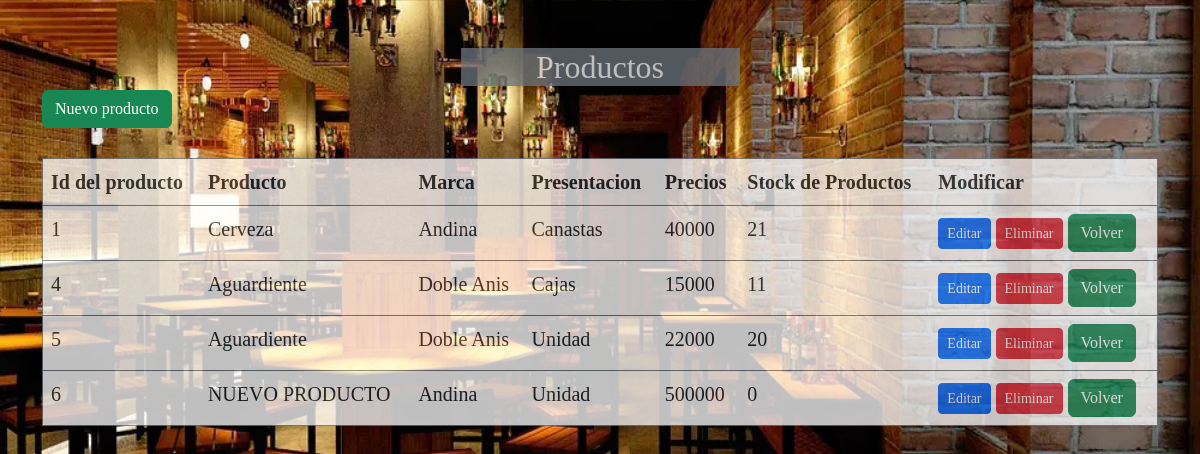
Page /php/produc/index.php on the committed database.
### tables this page shows
CREATE TABLE `productos` (
  `idProducto` tinyint(4) NOT NULL,
  `nomProducto` varchar(20) NOT NULL,
  `idMarca` tinyint(4) NOT NULL,
  `idPresentacion` int(11) NOT NULL,
  `preProducto` int(11) NOT NULL,
  `stockProducto` smallint(6) NOT NULL COMMENT 'Cantidad de articulos que hay en e inventario'
);

CREATE TABLE `marca` (
  `idMarca` tinyint(4) NOT NULL,
  `descripMarca` varchar(100) NOT NULL
);

CREATE TABLE `presentacion` (
  `idPresentacion` int(11) NOT NULL,
  `descPresentacion` varchar(30) NOT NULL
);

### php/produc/index.php (the view, shortened to what this page needs)
<!DOCTYPE html>
<html lang="es">
<head>
    <link rel="stylesheet" href="\emoji\assets\bootstrap-5\boot\css\bootstrap.min.css">
    <link rel="stylesheet" href="\emoji/css/lista.css">
</head>
<body class="body">
    <div class="container my-5">
        <div class="w-100 d-flex justify-content-center opacity-75">
           <h2 class="text-center p-6 mb-1 bg-secondary text-white  w-25 m-20 ">Productos<h2>
           </div>
           <a class="btn btn-success" href="../produc/create.php" role="button">Nuevo producto</a>
           <br>
           <br>
            <table class=" table opacity-75 , border border-secondary">
                <thead>
                <tr>
                    <th>Id del producto</th>
                    <th>Producto</th>
                    <th>Marca</th>
                    <th>Presentacion</th>
                    <th>Precios</th>
                    <th>Stock de Productos</th>
                    <th>Modificar</th>
                </tr>
            </thead>
            <tbody>
                <?php
                   include("../conexion.php");
                    $sql = "SELECT idProducto , nomProducto , descripMarca , descPresentacion , preProducto, stockProducto FROM productos
                    INNER JOIN marca ON productos.idMarca = marca.idMarca
                    INNER JOIN presentacion ON presentacion.idPresentacion = productos.idPresentacion;";
                    $result = $conex->query($sql);
                    while($row = $result->fetch_assoc()) {
                        echo "
                        <tr>
                            <td>$row[idProducto]</td>
                            <td>$row[nomProducto]</td>
                            <td>$row[descripMarca]</td>
                            <td>$row[descPresentacion]</td>
                            <td>$row[preProducto]</td>
                            <td>$row[stockProducto]</td>
                            <td>
                                <a class='btn btn-primary btn-sm' href='../produc/edit.php?id=$row[idProducto]'>Editar</a>
                                <a class='btn btn-danger btn-sm' onclick='confirmAction($row[idProducto])'>Eliminar</a>
                                <a class='btn btn-success' href='/emoji/inventario/index.php' role='button'>Volver </a>
                            </td>
                        </tr>
                        ";
                    }
                ?>
            </tbody>
        </table>
    </div>
</body>
</html>

### css/lista.css (style rules this page uses)
.body { background-image: url(../imagenes/restaurante.webp); font-size: 20px; background-repeat: round; font-family: Cambria, Cochin, Georgia, Times, 'Times New Roman', serif; }

### rows in the picture
productos: idProducto "1", nomProducto "Cerveza", idMarca.descripMarca "Andina", idPresentacion.descPresentacion "Canastas", preProducto "40000", stockProducto "21"
productos: idProducto "4", nomProducto "Aguardiente", idMarca.descripMarca "Doble Anis", idPresentacion.descPresentacion "Cajas", preProducto "15000", stockProducto "11"
productos: idProducto "5", nomProducto "Aguardiente", idMarca.descripMarca "Doble Anis", idPresentacion.descPresentacion "Unidad", preProducto "22000", stockProducto "20"
productos: idProducto "6", nomProducto "NUEVO PRODUCTO", idMarca.descripMarca "Andina", idPresentacion.descPresentacion "Unidad", preProducto "500000", stockProducto "0"
